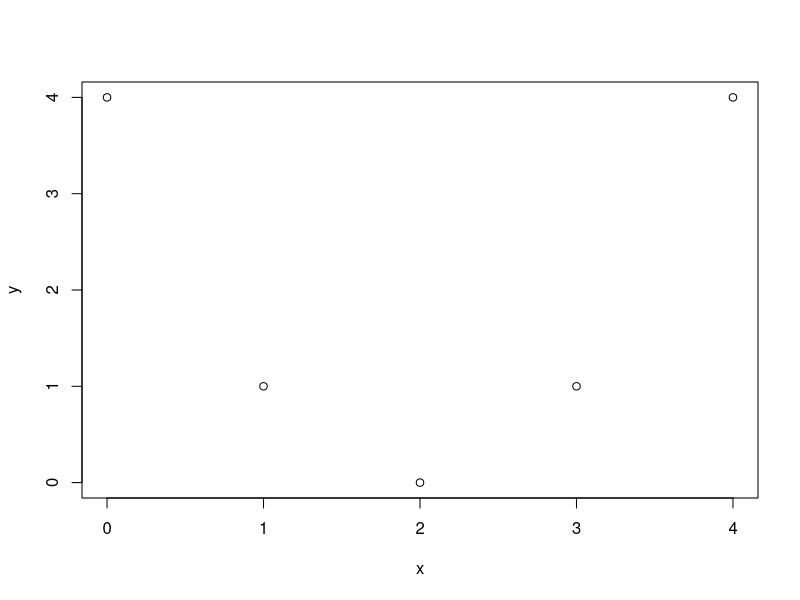
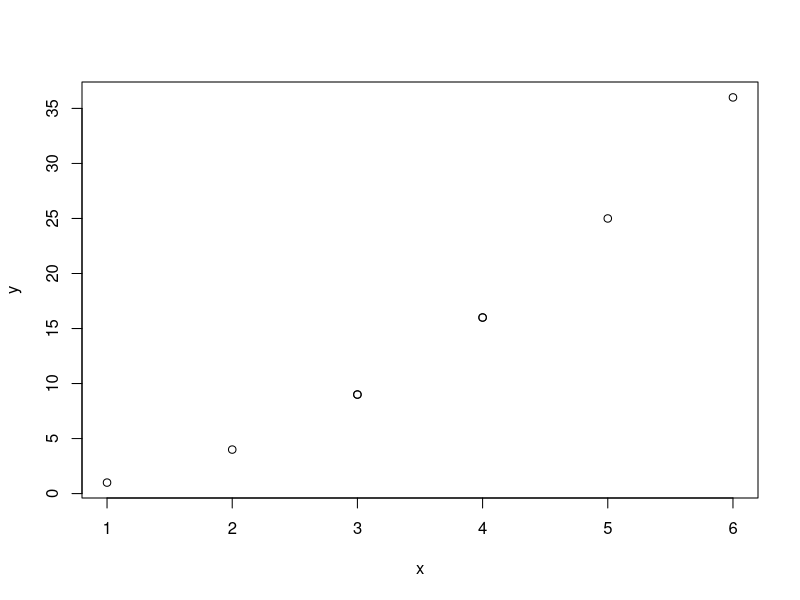

The R script that drew these images, in order:
## ---- chunk 1
knitr::opts_chunk$set(echo = TRUE)
## ---- chunk 2
x <- c(156,168,178,192)
y <- c(60,63,75,88)
cor(x,y,method = 'pearson') # pearson相关系数
## ---- chunk 3
x <- 0:0.5:4
y <- (x-2)^2

plot(x,y)
cor(x,y)
## ---- chunk 4
x <- c(156,168,178,192)
y <- c(60,63,75,88)
cor(x,y,method = 'spearman') # 相关系数
## ---- chunk 5
x <- c(1,2,3,3,4,4,5,6)
y <- x^2
plot(x,y)
(cor(x,y,method = 'spearman'))
(cor(x,y,method = 'pearson'))
## ---- chunk 6
# x有两类
set.seed(2023)
x <-  c(rep('students',5),rep('teachers',5))
y <-  rnorm(10,10,1)
data <- data.frame(x,y)

# 如果直接进行cor发现会报错
#cor(x,y)

# 因此我们需要进行编码,编码后直接比较就行了
data$identity <- ifelse(data$x == 'students',0,1)
z <- ifelse(x == 'students',0,1)

cor(data$identity,data$y)
cor(z,y)
## ---- chunk 7
t_result <- t.test(y~x,data=data,var.equal = TRUE)
(as.numeric(t_result$statistic)) #提取t检验的t值
(as.numeric(t_result$parameter)) #提取t检验的df

# to do
# 可自行计算t检验的效应量r^2



# to do
# 计算点二列相关的相关系数r



# to do 
# 比较r和r^2之间的关系r^2-r*r



## ---- chunk 8
x = 1:1:20
y = 2*x+rnorm(20,0,2)
cor.test(x,y,method = 'pearson')
